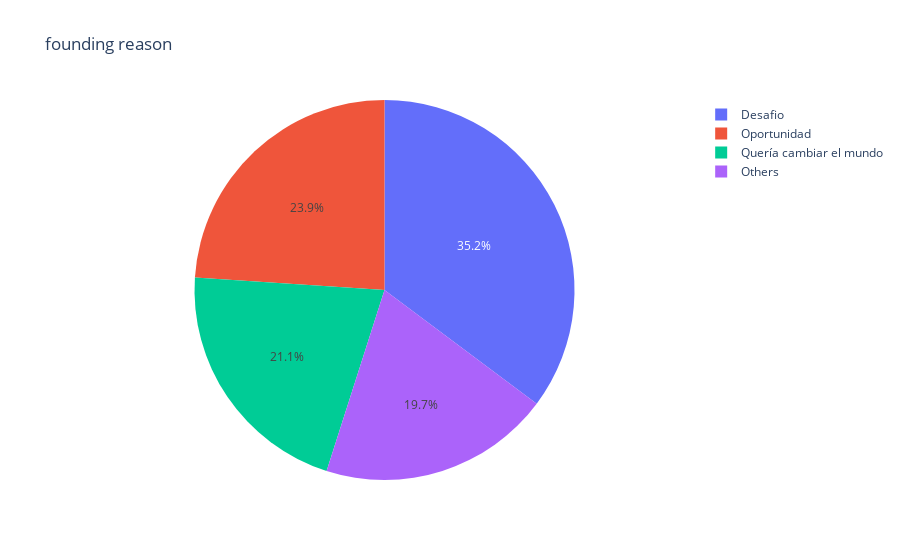

The notebook cell this image was saved under:
### Code cell
fig = px.pie(df, names='project_reason_grouped', title='founding reason')
fig.show()

### Figure 1 — Plotly figure (JSON) as saved in the notebook; plotly's stock layout.template omitted (floating-point values rounded to 4 significant figures)
{"data": [{"domain": {"x": [0, 1], "y": [0, 1]}, "hovertemplate": "project_reason_grouped=%{label}<extra></extra>", "labels": ["Others", "Quería cambiar el mundo", "Desafio", "Desafio", "Desafio", "Quería cambiar el mundo", "Others", "Desafio", "Oportunidad", "Quería cambiar el mundo", "Desafio", "Oportunidad", "Others", "Desafio", "Others", "Desafio", "Quería cambiar el mundo", "Quería cambiar el mundo", "Oportunidad", "Others", "Others", "Desafio", "Desafio", "Quería cambiar el mundo", "Oportunidad", "Desafio", "Oportunidad", "Oportunidad", "Desafio", "Quería cambiar el mundo", "Desafio", "Oportunidad", "Quería cambiar el mundo", "Quería cambiar el mundo", "Others", "Oportunidad", "Desafio", "Oportunidad", "Desafio", "Others", "Others", "Oportunidad", "Desafio", "Desafio", "Others", "Others", "Oportunidad", "Desafio", "Desafio", "Oportunidad", "Quería cambiar el mundo", "Desafio", "Oportunidad", "Others", "Quería cambiar el mundo", "Others", "Desafio", "Quería cambiar el mundo", "Quería cambiar el mundo", "Desafio", "Oportunidad", "Desafio", "Quería cambiar el mundo", "Oportunidad", "Others", "Desafio", "Oportunidad", "Desafio", "Quería cambiar el mundo", "Oportunidad", "Desafio"], "legendgroup": "", "name": "", "showlegend": true, "type": "pie"}], "layout": {"autosize": true, "legend": {"tracegroupgap": 0}, "title": {"text": "founding reason"}}}
